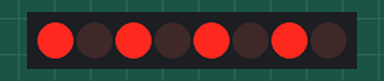
This program was run on a simulated ESP32. Parts: 8 shift-register outputs drawn as a row of LEDs (first output left, lit = HIGH). Wiring (inferred from the names in the program): shift register (74HC595): data GPIO 23; shift clock GPIO 18; latch GPIO 5. Wiring (inferred from the signals the program sends): row of LEDs: on Q0, Q1, Q2, Q3, Q4, Q5, Q6, Q7.

Above: at 0.5 s.
At 3.5 s:
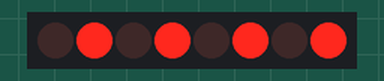
Timing chart, 0 to 4.6 s (numbered marks = the images above):
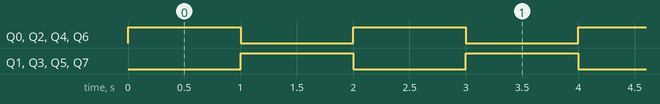

The program:

main.cpp
```cpp
#include <Arduino.h>

int SerialClock = 18; //Serial Clock
int RCK = 5; //Register Clock
int SOT = 23; //Serial Out
unsigned int val1 = 0b1010101010101010;
unsigned int val2 = 0b0101010101010101;


void setup() {
  pinMode(SerialClock, OUTPUT); //Set all pins to output
  pinMode(RCK, OUTPUT);
  pinMode(SOT, OUTPUT);
  digitalWrite(RCK,LOW);
}

void loop() {
  shiftOut(SOT, SerialClock, MSBFIRST,0b10101010);
   digitalWrite(RCK,HIGH);
  digitalWrite(RCK,LOW);
  shiftOut(SOT, SerialClock, MSBFIRST,0b01010101);
  digitalWrite(RCK,HIGH);
  digitalWrite(RCK,LOW);
  delay(1000);
  shiftOut(SOT, SerialClock, MSBFIRST,0b01010101);
   digitalWrite(RCK,HIGH);
  digitalWrite(RCK,LOW);
  shiftOut(SOT, SerialClock, MSBFIRST,0b10101010);
  digitalWrite(RCK,HIGH);
  digitalWrite(RCK,LOW);
  delay(1000);
}

/*
#include <Arduino.h>
#include <SPI.h>

int SerialClock = 18; //Serial Clock
int RCK = 5; //Register Clock
int SOT = 23; //Serial Out
unsigned int val1 = 0b1010101010101010;
unsigned int val2 = 0b0101010101010101;


void setup() {

  SPI.begin(SerialClock,20,SOT);
}


void loop()
{
  while(1)
  {
    digitalWrite(RCK,LOW);
    SPI.transfer(0b01010101);
    SPI.transfer(0b10101010);
    digitalWrite(RCK,HIGH);


  delay(300);
  }

  return;
}*/
```

Measured:
- by itself, Q0–7: alternates HIGH for 1.0 s and LOW for 1.0 s
